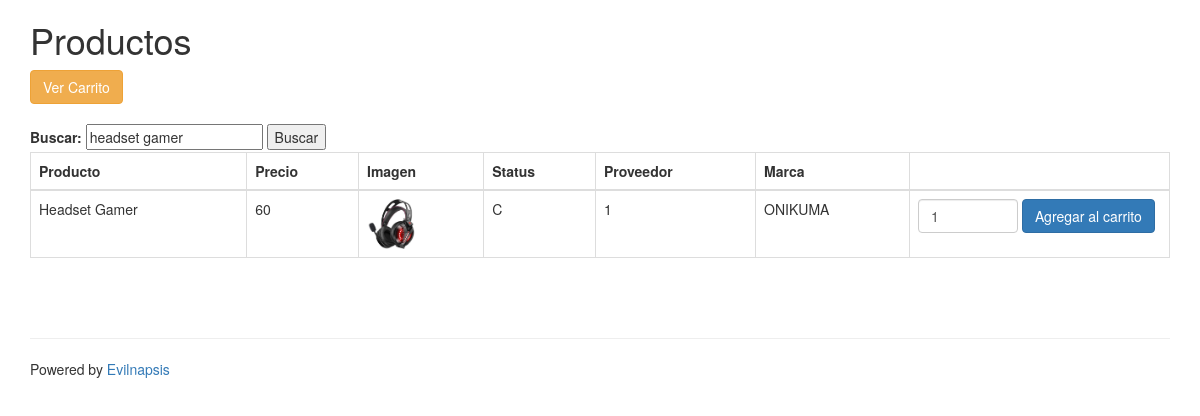
Screenshot of /carrito1/php/Buscar.php?busqueda=Headset Gamer with the database file from the repository.
### tables this page shows
CREATE TABLE `comproductos` (
  `id` int(11) NOT NULL,
  `ProdNombre` varchar(50) NOT NULL,
  `ProdPrecio` float NOT NULL,
  `ProdImagen` varchar(20) DEFAULT NULL,
  `ProdCantidad` int(11) NOT NULL,
  `ProdDescontinuado` char(1) DEFAULT NULL,
  `ProdProveedor` int(11) DEFAULT NULL,
  `ProdModelo` varchar(50) NOT NULL,
  `ProdCategoria` int(11) DEFAULT NULL
);

### carrito1/php/Buscar.php (the view, shortened to what this page needs)
<?php
include "conection.php";
?>
<!DOCTYPE html>
<html>
<head>
	<link rel="stylesheet" type="text/css" href="../bootstrap.min.css">
</head>
<body>
<div class="container">
	<div class="row">
		<div class="col-md-12">
			<h1>Productos</h1>
			<a href="../cart.php" class="btn btn-warning">Ver Carrito</a>
			<br><br>
			<div class="form-1-2">
			<?php
			$busqueda = strtolower( $_REQUEST['busqueda']);
			?>
				<form action="Buscar.php" method="get" class="form_search">
					<label for "caja_busqueda">Buscar:</label>
					<input type "text" name="busqueda" id="busqueda" placeholder="Buscar" value="<?php echo $busqueda; ?>"></input>
					<input type="submit" value="Buscar" class="btn_search" ></input>
					</form>
			</div>
<?php
$products = $con->query("select * from ComProductos where ProdNombre like '%".$busqueda."%';");
?>
<table class="table table-bordered">
<thead>
	<th>Producto</th>
	<th>Precio</th>
	<th>Imagen</th>
	<th>Status</th>
	<th>Proveedor</th>
	<th>Marca</th>
	<th></th>
</thead>
<tr>
<?php
while($r=mysqli_fetch_assoc($products)):
	 echo "<td> {$r['ProdNombre']}</td>";
	 echo "<td> {$r['ProdPrecio']}</td>";
	 echo  '<td> <img src ="../img/'.$r['ProdImagen'].'" width ="50" height = "50"></td>';
	 echo "<td> {$r['ProdDescontinuado']}</td>";
	 echo "<td> {$r['ProdProveedor']}</td>";
	 echo "<td> {$r['ProdModelo']}</td>";
	 ?>
	<td style="width:260px;">
	<?php
	$found = false;
	?>
	<?php if($found):?>
		<a href="../cart.php" class="btn btn-info">Agregado</a>
	<?php else:?>
	<form class="form-inline" method="post" action="../php/addtocart.php">
	  <div class="form-group">
	    <input type="number" name="q" value="1" style="width:100px;" min="1" class="form-control" placeholder="Cantidad">
	  </div>
	  <button type="submit" class="btn btn-primary">Agregar al carrito</button>
	</form>
	<?php endif; ?>
	</td>
</tr>
<?php endwhile; ?>
</table>
<br><br><hr>
<p>Powered by <a href="http://evilnapsis.com/" target="_blank">Evilnapsis</a></p>
		</div>
	</div>
</div>
</body>
</html>

### rows the page displays
comproductos: ProdNombre "Headset Gamer", ProdPrecio "60", ProdImagen (picture), ProdDescontinuado "C", ProdProveedor "1", ProdModelo "ONIKUMA"
